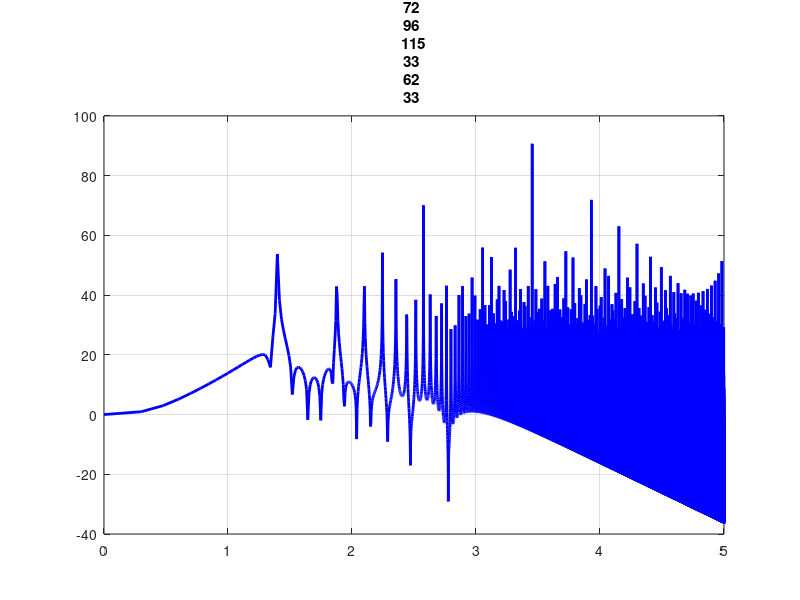

This figure's MATLAB source: (Note: this script raises an error after producing the figure.)
f = 900*10^6;
lambda = 3*10^8/f;
R = -1;
h_t = 50; h_r = 2;
G_l = 1;
d = 1:1:100000;
G_r = [1 0.316 0.1 0.01];
x_l = sqrt((h_t+h_r)^2 + d.^2) - sqrt((h_t-h_r)^2+d.^2);
phi = 2*pi*x_l/(lambda);
theta = d./(h_t-h_r);
f_d = 40*cos(theta/lambda);

lambda = 3*10^-8./f_d;

d_axis = log10(d);
P_t = 1;

for i = 1:4
P_r = P_t*(lambda./(4*pi)).^2.* abs(sqrt(G_l)./sqrt((h_t-h_r)^2+d.^2)...
    + R*sqrt(G_r(i))*exp(-1j*phi)./(sqrt((h_t+h_r)^2 + d.^2)));

P_r = P_r/P_r(1);

d_c = 4*h_t*h_r./lambda;
d_c = log10(d_c);
p_d_c = ones(1,length(d_c)).*d_c;

figure(i);
plot(d_axis, 10*log10(P_r),'b','linewidth',2);
hold on;
grid on;
title("G_r = " + G_r(i));
% xline(d_c,'k--','linewidth',1.5); 
xline(log10(h_t),'m--','linewidth',1.5)
legend('Two-ray model power falloff', 'Critical distance (d_c)',...
    'Height of Transmitter');
xlabel('log_1_0(d)'); ylabel('Received Power (dB)');

end

%As the receiver gain decreases, the power is proportional to the distance
%squared and hence the nature between h_t and d_c becomes more linear. 
%For small distances, the rays add constructively and path loss is
%slowly increasing. For distances > h_t, upto critical distance d_c, the
%signal experiences constructive as well as destructive itnerference of the
%two rays and thus oscillates. For d > d_c, the signal is a result of
%destructive interference and hence the rapid falloff.

